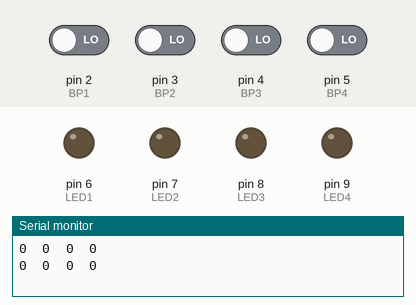
This sketch was run on a simulated Arduino Uno, built with avr-gcc and run on an emulated ATmega328P. Parts: output pins drawn as LEDs (lit = HIGH), the last lines printed to the serial monitor. Inputs (shaded band) come from the test bench; at power-on: pin 2 (BP1), pin 3 (BP2), pin 4 (BP3), pin 5 (BP4) LOW.

Above: at 1.2 s.
1.3 s: pin 2 (BP1) driven HIGH
At 4.2 s:
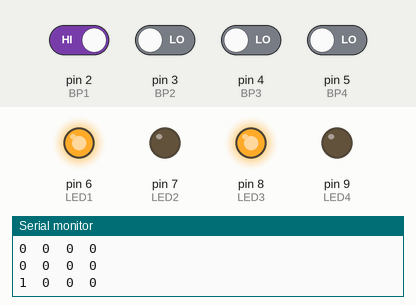
Timing chart, 0 to 5.7 s (numbered marks = the images above; inputs shaded):
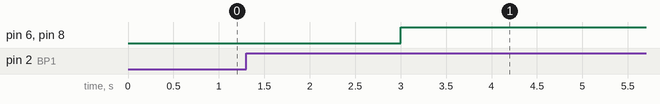

The sketch:

formation_leds_etape2.ino
```cpp
// Les #define

#define BP1 2
#define BP2 3
#define BP3 4
#define BP4 5

#define LED1 6
#define LED2 7
#define LED3 8
#define LED4 9

// Les variables globales

int i_bp1 = 0;
int i_bp2 = 0;
int i_bp3 = 0;
int i_bp4 = 0;

int statut = 0;
int old_statut = 0;
int delay_start = -3000;

int tab[4] = {0,0,0,0};
int index = -1;

void setup() {
  inithardware();
}

void loop() {
  gestion_boutons();
  attente();
  gestion_leds();
}
```

attente.ino
```cpp
void attente()
{
  if(old_statut != statut)
    delay_start = millis();

  while(millis() - delay_start < 3000)
  {
    read_buttons();
    update_tab();
  }

  old_statut = statut;
}
```

gestion_boutons.ino
```cpp
void gestion_boutons()
{
  read_buttons();

  Serial.print(i_bp1);
  Serial.print("\t");
  Serial.print(i_bp2);
  Serial.print("\t");
  Serial.print(i_bp3);
  Serial.print("\t");
  Serial.print(i_bp4);
  Serial.print("\n");

  update_tab();
}

void read_buttons()
{
  i_bp1=digitalRead(BP1);
  i_bp2=digitalRead(BP2);
  i_bp3=digitalRead(BP3);
  i_bp4=digitalRead(BP4);
}
```

gestion_leds.ino
```cpp
void gestion_leds()
{

  statut = del2tab();

  if (statut==1)
  {
  digitalWrite(LED1,HIGH);
  digitalWrite(LED2,LOW);
  digitalWrite(LED3,HIGH);
  digitalWrite(LED4,LOW);
  }
  else if (statut==2)
  {
  digitalWrite(LED1,LOW);
  digitalWrite(LED2,HIGH);
  digitalWrite(LED3,LOW);
  digitalWrite(LED4,HIGH);
  }
}
```

gestion_tableau.ino
```cpp
void add2tab(int value)
{
  index++;
  tab[index] = value;
}

int del2tab()
{
  index--;
  return tab[index++];
}

void afficheTab()
{
  for(int i=0;i<index;i++)
  {
  Serial.print(tab[i]);
  Serial.print('\t');
  }
}

void update_tab()
{
  if((i_bp1 || i_bp3)&&(index<3))
    add2tab(1);
  if((i_bp2 || i_bp4)&&(index<3))
    add2tab(2);
}
```

inithardware.ino
```cpp
void inithardware()
{
  pinMode(BP1,INPUT);
  pinMode(BP2,INPUT);
  pinMode(BP3,INPUT);
  pinMode(BP4,INPUT);
  pinMode(LED1,OUTPUT);
  pinMode(LED2,OUTPUT);
  pinMode(LED3,OUTPUT);
  pinMode(LED4,OUTPUT);

  Serial.begin(9600);
}
```

Measured:
- after the input at 1.3 s, pin 6 (LED1), pin 8 (LED3): LOW → HIGH after 1.7 s
